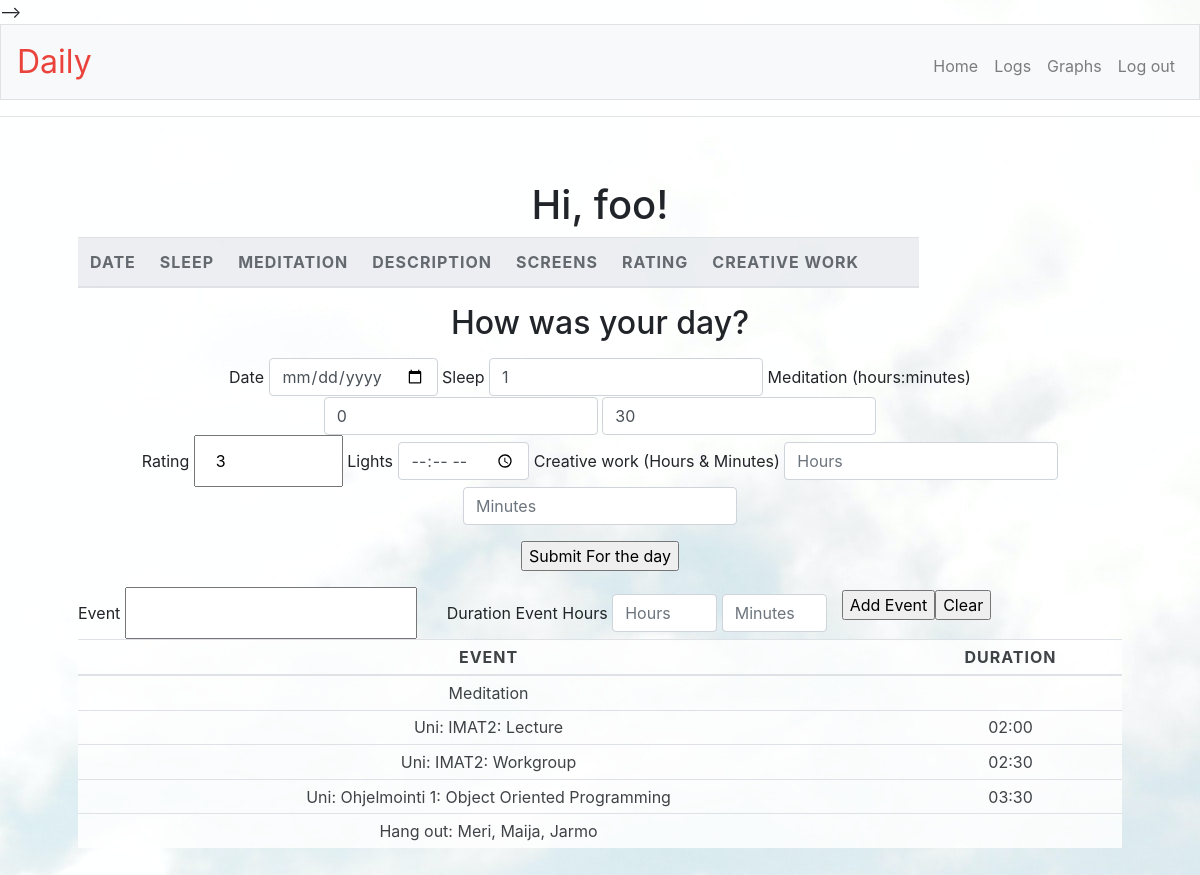
Page / (signed in) on the earlier database version.
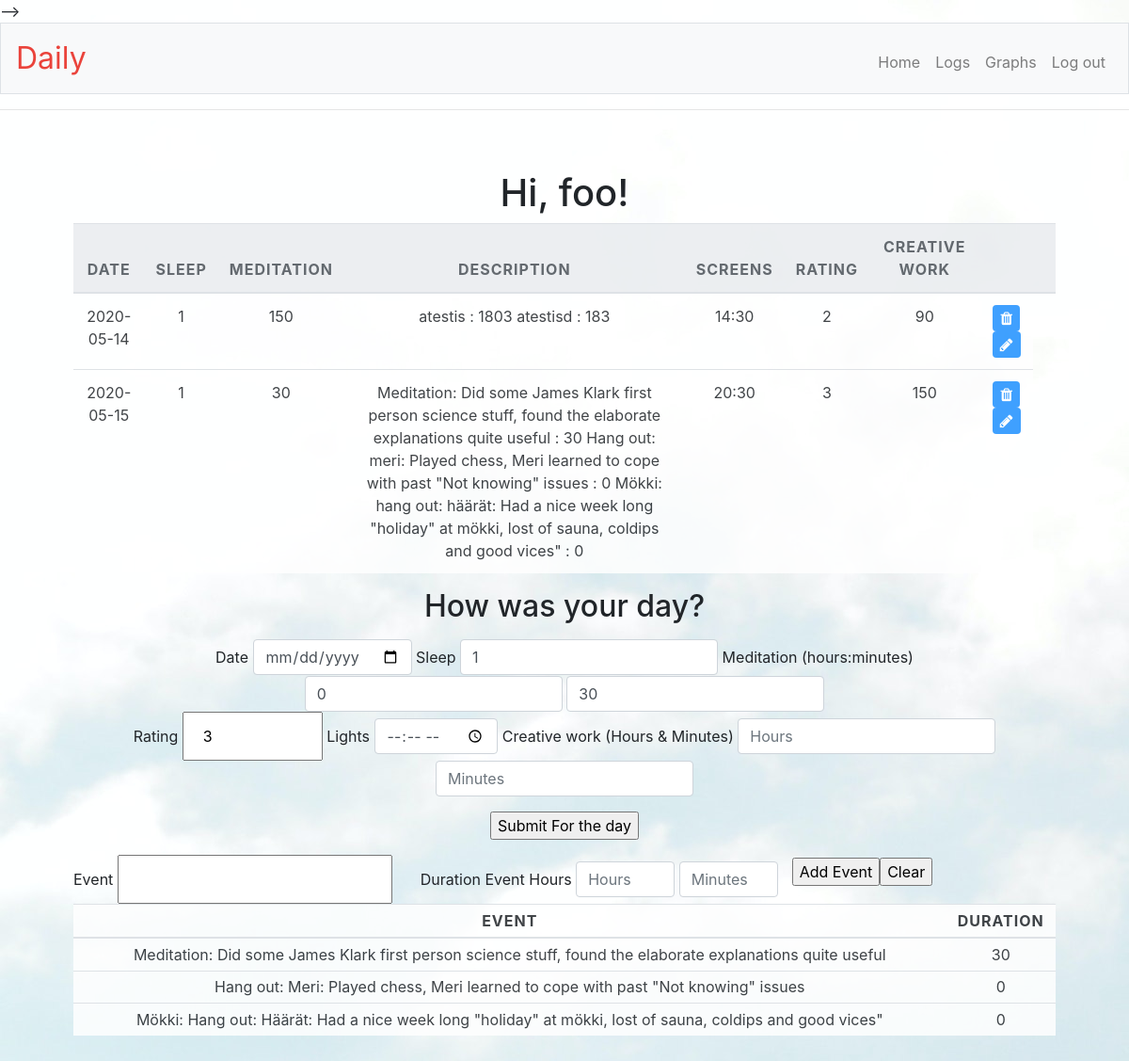
Same page on the later database version.
### daily/models.py (models this page shows, shortened)
class User(db.Model, UserMixin):
    __tablename__ = 'user'
    id = db.Column(db.Integer, primary_key=True)
    username = db.Column(db.String(80), index=True, unique=True, nullable=False)
    email = db.Column(db.String(120) ,index=True, unique=True, nullable=False)
    password_hash = db.Column(db.String(128), nullable=False)
    ratings = db.relationship('Rating', backref='user', lazy='dynamic')

class Buffer(db.Model):
    __tablename__= 'buffer'
    id = db.Column(db.Integer, primary_key=True)
    user_id = db.Column(db.Integer, index=True, nullable=False)
    event_tag = db.Column(db.String,
            index=True, nullable=False)
    duration = db.Column(db.Integer)

class Rating(db.Model):
    __tablename__ = 'rating'
    id = db.Column(db.Integer, primary_key=True)
    date = db.Column(db.DateTime, unique=True, nullable=False)
    rating_sleep = db.Column(db.Integer, index=True, nullable=False)
    meditation = db.Column(db.Integer, nullable=False)
    cw = db.Column(db.Integer, nullable=False)
    screen = db.Column(db.Integer, nullable=False)
    rating_day = db.Column(db.Integer, nullable=False)
    user_id = db.Column(db.Integer, db.ForeignKey('user.id'),
                index=True, nullable=False)

class Event(db.Model):
    __tablename__ = 'event'
    id = db.Column(db.Integer, primary_key=True)
    duration = db.Column(db.Integer)
    rating_date = db.Column(db.DateTime, index=True, nullable=False)
    story = db.Column(db.String, nullable=False, index=True)
    rating_events = db.relationship('Rating', secondary=rating_as,
                    backref='events', lazy='dynamic')

class Tag(db.Model):
    __tablename__ = 'tag'
    id = db.Column(db.Integer, primary_key=True)
    tag_name = db.Column(db.String, index=True, unique=True,
                 nullable=False)
    tags = db.relationship('Event', secondary=event_as,
            backref='tags', lazy='dynamic')

### daily/views.py (the view, shortened to what this page needs)
@app.route("/index", methods=["GET", "POST"])
@app.route("/", methods=["GET", "POST"])
@login_required
def index():
    ratings = Rating.query.filter_by(user_id=current_user.id)
    form_day = EntryForm()
    form_events = DescriptionForm()
    buffers = Buffer.query.filter_by(user_id=current_user.id).all()
    events_buffer = {}
    for buffer in buffers:
        events_buffer[buffer.event_tag] = buffer.duration
    return  render_template("index.html",
            ratings=ratings, form_day=form_day,
            form_events=form_events, events=events_buffer)

### daily/forms.py
class DescriptionForm(FlaskForm):
    event=StringField('Event',
                validators=[length(max=200,
                message='Keep event under 200 characters')])
    duration_event_hours=IntegerField(
            render_kw={'placeholder': 'Hours'},
            validators=[NumberRange(min=0, max=24,
                message='Event duration exceeds 24 hours')])
    duration_event_minutes=IntegerField(
            render_kw={'placeholder': 'Minutes'},
            validators=[NumberRange(min=0, max=59,
                message='Event duration minutes exceed 59 minutes')])
    submit=SubmitField('Submit Events')

### daily/models.py (called while the page is built)
@login.user_loader
def load_user(id):
    return User.query.get(int(id))

@event.listens_for(Engine, "connect")
def set_sqlite_foreign_key(dbapi_connection, connection_record):
    if isinstance(dbapi_connection, SQLite3connection):
       cursor=dbapi_connection.cursor()
       cursor.execute("PRAGMA foreign_keys=ON;")
       cursor.close()

### daily/templates/index.html (shortened to what this page needs)
{% extends "layout.html" %}
{% block main %}
	{% block content %}
		<h1> Hi, {{ current_user.username }}!</h1>
	{% endblock %}
<div id='card'>
 <table id='events_all' class="table w-auto">
  <thead class=thead-light>
    <tr>
      <th scope="col">Date</th>
      <th scope="col">Sleep</th>
      <th scope="col">Meditation</th>
      <th scope="col">Description</th>
      <th scope="col">Screens</th>
      <th scope="col">Rating</th>
      <th scope="col">Creative Work</th>
			<th></th>
			<th></th>
    </tr>
  </thead>
  <tbody>
		{% for rating in ratings %}
			<tr>
				<td data-label='Date'> {{	rating.date.strftime('%Y-%m-%d') }}</td>
				<td data-label='Sleep'> {{	rating.rating_sleep }}</td>
				<td data-label='Meditation'> {{	rating.meditation }}</td>
				<td id='description' data-label='Description'>
					{% for event in rating.events %}
						{% for tag in event.tags %}
							{{ tag.tag_name.capitalize() }}:
						{% endfor %}
					{{ event.story }}
					{% if event.duration|string()|length != 0 %}
							: {{ event.duration }}
						{% endif %}
					{% endfor %}
				</td>
				<td data-label='Screens'> {{ rating.screen }}</td>
				<td data-label'Rating'> {{ rating.rating_day }}</td>
				<td data-label='Creative Work'> {{ rating.cw }}</td>
				<td>
				<form action="{{url_for('delete_row', id=rating.id) }}"
							method="post">
            <button type="hidden" name="_method" class="btn fa fa-trash"
										value="DELETE" id='deleteRowButton'>
            <button type="submit" value="EDIT" class="btn fa fa-pencil"
						 			 id='editRowButton'>
          </form>
				</td>
    	</tr>
		{% endfor %}
  </tbody>
</table>
</div>
<div id="newEntries" class="form-container">
<h2> How was your day? </h2>
<div class="align-items-center">
  <form id="mainform" class= "form form-horizontal"
				action="" method="post" >
    <p>
		<div class="col-auto">
	{{ form_day.date.label }}
  {{ form_day.date(class="form-control", type="date", size=12) }}
	{{ form_day.sleep_rating.label }}
  {{ form_day.sleep_rating(class="form-control", type="number", size=3) }}
	{{ form_day.meditation_hours.label }}
	{{ form_day.meditation_hours(class="form-control", type="number", size=5) }}
	{{ form_day.meditation_minutes(class="form-control", type="number", size=5, value=30) }}
		</div>
</div>
<div id="newEntries" class= "align-items-center">
		<div class="col-auto">
	{{ form_day.day_rating.label }}
	{{ form_day.day_rating(size=6) }}
	{{ form_day.lights.label }}
	{{ form_day.lights(class="form-control", type="time", size=5) }}
	{{ form_day.cw_hours.label }}
	{{ form_day.cw_hours(class="form-control", type="number", size=5) }}
	{{ form_day.cw_minutes(class="form-control", type="number", size=5) }}
		</div>
</div>
		<p> {{ form_day.submit() }} </p>
</div>
  <div class="row align-items-center">
		<div class="col-auto">
		{{ form_events.event.label }}
		{{ form_events.event(size=20) }}
		</div>
		<div class="col-auto">
		{{ form_events.duration_event_hours.label }}
		{{ form_events.duration_event_hours(class="form-control",
				type="number", size=5) }}
		{{ form_events.duration_event_minutes(class="form-control",
				type="number", size=5) }}
		</div>
  <p> <input id="eventsubmits" name="Submit" type="submit"
                value="Add Event"> </p>
  <p> <input id="eventclear" name="Clear" type="submit"
                value="Clear"> </p>
  </div>
<body>
	<div class=table-responsive">
<table id="confirmevents" class= "table table-sm">
	{% if events|length != 0 %}
        {% for entry in events %}
            <tr>
              <td scope=""> {{ entry }}</td>
              <td scope=""> {{ events[entry] }}</td>
            </tr>
        {% endfor %}
	</table>
	{% endif %}
	</body>
{% endblock %}

### daily/templates/layout.html (shortened to what this page needs)
<!doctype html>
<html lang="en">
    <head>
				<link rel="stylesheet" href="https://stackpath.bootstrapcdn.com/bootstrap/4.4.1/css/bootstrap.min.css">
        <link href="/static/styles.css" rel="stylesheet">
<link rel="stylesheet" href="https://cdnjs.cloudflare.com/ajax/libs/font-awesome/4.7.0/css/font-awesome.min.css">
    </head>
    <body>
			-->
        <nav class="navbar navbar-expand-md navbar-light bg-light border">
            <a class="navbar-brand" href="/"><span class="red">Daily</span></a>
            <div class="collapse navbar-collapse" id="navbar">
                {% if current_user.is_anonymous %}
                    <ul class="navbar-nav ml-auto mt-2">
                        <li class="nav-item"><a class="nav-link" href="/login">Log In</a></li>
                        <li class="nav-item"><a class="nav-link" href="/register">Register</a></li>
                    </ul>
                {% else %}
                    <ul class="navbar-nav ml-auto mt-2">
                        <li class="nav-item"><a class="nav-link" href="/index">Home</a></li>
                        <li class="nav-item"><a class="nav-link" href="/log">Logs</a></li>
												<li class="nav-item"><a class="nav-link" href="/graphs">Graphs</a></li>
												<li class="nav-item"><a class="nav-link" href="/logout">Log out</a></li>
                    </ul>
                {% endif %}
            </div>
        </nav>
				<hr>
        <main class="container p-5">
            {% block main %}{% endblock %}
        </main>
    </body>
</html>

### daily/static/styles.css (style rules this page uses)
nav .navbar-brand { font-size: xx-large; }
nav .navbar-brand .red { color: #ea433b; }
main .form-control { display: inline-block; width: auto; }
main { overflow-x: auto; text-align: center; }
input[type=text] { width: auto; box-sizing: border-box; padding: 12px 20px; margin 8px 0; align: center; }
table { width: 100%; margin:0; padding:0; }
table tr { padding: 5px; background: #fff; opacity: 85% }
table th { text-transform: uppercase; letter-spacing: 1px; border-top: 0; }
.btn { background-color: DodgerBlue; border: none; color: white; padding: 6px 8px; font-size: 16px; cursor: pointer; }

### daily/templates/layout.html (style rules this page uses)
body {  background-size: 100% 100%; }

Differences in the rows shown:
removed Buffer: event_tag "Uni: Ohjelmointi 1: Object Oriented Programming", event_tag+duration "03:30"
removed Buffer: event_tag "Hang out: Meri, Maija, Jarmo"
added Rating: date "2020-05-14", rating_sleep "1", meditation "150", screen "14:30", rating_day "2", cw "90"
added Event: story "atestis", duration "1803", shown under "2020-05-14"
added Event: story "atestisd", duration "183", shown under "2020-05-14"
added Rating: date "2020-05-15", rating_sleep "1", meditation "30", screen "20:30", rating_day "3", cw "150"
added Event: story "Did some James Klark first person science stuff, found the elaborate explanations quite useful", duration "30", shown under "2020-05-15"
added Tag: tag_name "Meditation", shown under "30"
added Event: story "Played chess, Meri learned to cope with past \"Not knowing\" issues", duration "0", shown under "2020-05-15"
added Tag: tag_name "Hang out", shown under "Played chess, Meri learned to cope with past \"Not knowing\" issues"
added Tag: tag_name "meri", shown under "Played chess, Meri learned to cope with past \"Not knowing\" issues"
added Event: story "Had a nice week long \"holiday\" at mökki, lost of sauna, coldips and good vices\"", duration "0", shown under "2020-05-15"
added Tag: tag_name "Mökki", shown under "Had a nice week long \"holiday\" at mökki, lost of sauna, coldips and good vices\""
added Tag: tag_name "hang out", shown under "Had a nice week long \"holiday\" at mökki, lost of sauna, coldips and good vices\""
added Tag: tag_name "häärät", shown under "Had a nice week long \"holiday\" at mökki, lost of sauna, coldips and good vices\""
changed Buffer: event_tag "Meditation" → "Meditation: Did some James Klark first person science stuff, found the elaborate explanations quite useful"; event_tag (not shown) → "30"
changed Buffer: event_tag "Uni: IMAT2: Lecture" → "Hang out: Meri: Played chess, Meri learned to cope with past \"Not knowing\" issues"; event_tag "02:00" → "0"
changed Buffer: event_tag "Uni: IMAT2: Workgroup" → "Mökki: Hang out: Häärät: Had a nice week long \"holiday\" at mökki, lost of sauna, coldips and good vices\""; event_tag "02:30" → "0"
